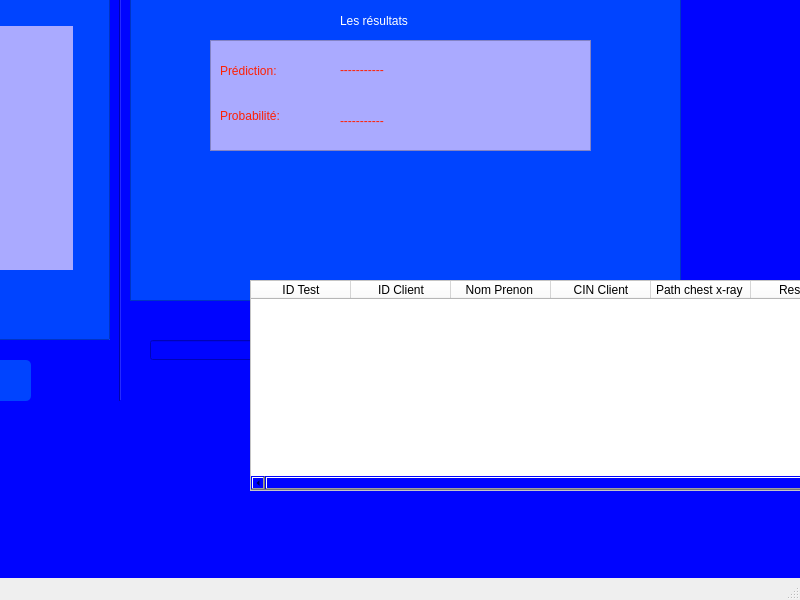
<?xml version="1.0" encoding="UTF-8"?>
<ui version="4.0">
 <class>MainWindow</class>
 <widget class="QMainWindow" name="MainWindow">
  <property name="geometry">
   <rect>
    <x>0</x>
    <y>0</y>
    <width>800</width>
    <height>600</height>
   </rect>
  </property>
  <property name="windowTitle">
   <string>MainWindow</string>
  </property>
  <widget class="QWidget" name="centralwidget">
   <widget class="QFrame" name="frame">
    <property name="geometry">
     <rect>
      <x>-240</x>
      <y>-50</y>
      <width>1081</width>
      <height>661</height>
     </rect>
    </property>
    <property name="styleSheet">
     <string notr="true">background-color: rgb(0, 4, 255);</string>
    </property>
    <property name="frameShape">
     <enum>QFrame::StyledPanel</enum>
    </property>
    <property name="frameShadow">
     <enum>QFrame::Raised</enum>
    </property>
    <widget class="Line" name="line">
     <property name="enabled">
      <bool>true</bool>
     </property>
     <property name="geometry">
      <rect>
       <x>350</x>
       <y>10</y>
       <width>20</width>
       <height>441</height>
      </rect>
     </property>
     <property name="maximumSize">
      <size>
       <width>16777215</width>
       <height>16777212</height>
      </size>
     </property>
     <property name="baseSize">
      <size>
       <width>0</width>
       <height>0</height>
      </size>
     </property>
     <property name="font">
      <font>
       <pointsize>72</pointsize>
       <weight>75</weight>
       <bold>true</bold>
      </font>
     </property>
     <property name="styleSheet">
      <string notr="true">color: rgb(255, 255, 255);</string>
     </property>
     <property name="orientation">
      <enum>Qt::Vertical</enum>
     </property>
    </widget>
    <widget class="QFrame" name="frame_3">
     <property name="geometry">
      <rect>
       <x>39</x>
       <y>39</y>
       <width>311</width>
       <height>351</height>
      </rect>
     </property>
     <property name="styleSheet">
      <string notr="true">background-color: rgb(0, 68, 255);</string>
     </property>
     <property name="frameShape">
      <enum>QFrame::StyledPanel</enum>
     </property>
     <property name="frameShadow">
      <enum>QFrame::Raised</enum>
     </property>
     <widget class="QLabel" name="imag_cdr">
      <property name="geometry">
       <rect>
        <x>30</x>
        <y>37</y>
        <width>244</width>
        <height>244</height>
       </rect>
      </property>
      <property name="minimumSize">
       <size>
        <width>244</width>
        <height>244</height>
       </size>
      </property>
      <property name="styleSheet">
       <string notr="true">background-color: rgb(170, 170, 255);</string>
      </property>
      <property name="text">
       <string/>
      </property>
     </widget>
    </widget>
    <widget class="QFrame" name="frame_4">
     <property name="geometry">
      <rect>
       <x>370</x>
       <y>40</y>
       <width>551</width>
       <height>311</height>
      </rect>
     </property>
     <property name="styleSheet">
      <string notr="true">background-color: rgb(0, 68, 255);</string>
     </property>
     <property name="frameShape">
      <enum>QFrame::StyledPanel</enum>
     </property>
     <property name="frameShadow">
      <enum>QFrame::Raised</enum>
     </property>
     <widget class="QFrame" name="frame_2">
      <property name="geometry">
       <rect>
        <x>80</x>
        <y>50</y>
        <width>381</width>
        <height>111</height>
       </rect>
      </property>
      <property name="styleSheet">
       <string notr="true">background-color: rgb(170, 170, 255);
color: rgb(255, 32, 3);
font: 22pt &quot;MS Shell Dlg 2&quot;;
font: 16pt &quot;MS Shell Dlg 2&quot;;</string>
      </property>
      <property name="frameShape">
       <enum>QFrame::StyledPanel</enum>
      </property>
      <property name="frameShadow">
       <enum>QFrame::Raised</enum>
      </property>
      <widget class="QLabel" name="label_3">
       <property name="geometry">
        <rect>
         <x>10</x>
         <y>60</y>
         <width>111</width>
         <height>31</height>
        </rect>
       </property>
       <property name="styleSheet">
        <string notr="true"/>
       </property>
       <property name="text">
        <string>Probabilité:</string>
       </property>
      </widget>
      <widget class="QLabel" name="label_4">
       <property name="geometry">
        <rect>
         <x>10</x>
         <y>10</y>
         <width>121</width>
         <height>41</height>
        </rect>
       </property>
       <property name="text">
        <string>Prédiction:</string>
       </property>
      </widget>
      <widget class="QLabel" name="pred_label">
       <property name="geometry">
        <rect>
         <x>130</x>
         <y>20</y>
         <width>211</width>
         <height>20</height>
        </rect>
       </property>
       <property name="text">
        <string>-----------</string>
       </property>
      </widget>
      <widget class="QLabel" name="proba_label">
       <property name="geometry">
        <rect>
         <x>130</x>
         <y>70</y>
         <width>191</width>
         <height>21</height>
        </rect>
       </property>
       <property name="text">
        <string>-----------</string>
       </property>
      </widget>
     </widget>
     <widget class="QLabel" name="label_2">
      <property name="geometry">
       <rect>
        <x>210</x>
        <y>20</y>
        <width>111</width>
        <height>21</height>
       </rect>
      </property>
      <property name="styleSheet">
       <string notr="true">font: 75 14pt &quot;MS Shell Dlg 2&quot;;
color: rgb(255, 255, 255);</string>
      </property>
      <property name="text">
       <string>Les résultats</string>
      </property>
     </widget>
    </widget>
    <widget class="QPushButton" name="save_btn">
     <property name="geometry">
      <rect>
       <x>550</x>
       <y>380</y>
       <width>171</width>
       <height>41</height>
      </rect>
     </property>
     <property name="styleSheet">
      <string notr="true">QPushButton{
background-color: rgb(0, 68, 255);
border-radius:5px;
padding-top:5px;
color:rgb(226,234,216);
font: 25 14pt &quot;Yu Gothic Light&quot;;

}
QPushButton:hover{
background-color: rgb(0, 85, 255);
}
QPushButton:pressed{
background-color:rgb(130,170,90);
}</string>
     </property>
     <property name="text">
      <string>Sauvegarde</string>
     </property>
    </widget>
    <widget class="QLineEdit" name="lineEdit">
     <property name="geometry">
      <rect>
       <x>390</x>
       <y>390</y>
       <width>113</width>
       <height>20</height>
      </rect>
     </property>
    </widget>
    <widget class="QPushButton" name="importbtn">
     <property name="geometry">
      <rect>
       <x>100</x>
       <y>410</y>
       <width>171</width>
       <height>41</height>
      </rect>
     </property>
     <property name="styleSheet">
      <string notr="true">QPushButton{
background-color: rgb(0, 68, 255);
border-radius:5px;
padding-top:5px;
color:rgb(226,234,216);
font: 25 14pt &quot;Yu Gothic Light&quot;;

}
QPushButton:hover{
background-color: rgb(0, 85, 255);
}
QPushButton:pressed{
background-color:rgb(130,170,90);
}</string>
     </property>
     <property name="text">
      <string>Charger une image</string>
     </property>
    </widget>
    <widget class="QPushButton" name="preditct_btn">
     <property name="geometry">
      <rect>
       <x>600</x>
       <y>430</y>
       <width>91</width>
       <height>41</height>
      </rect>
     </property>
     <property name="styleSheet">
      <string notr="true">QPushButton{
background-color: rgb(0, 68, 255);
border-radius:5px;
padding-top:5px;
color:rgb(226,234,216);
font: 25 14pt &quot;Yu Gothic Light&quot;;

}
QPushButton:hover{
background-color: rgb(0, 85, 255);
}
QPushButton:pressed{
background-color:rgb(130,170,90);
}</string>
     </property>
     <property name="text">
      <string>Predict</string>
     </property>
    </widget>
    <widget class="QTableWidget" name="tableWidget">
     <property name="geometry">
      <rect>
       <x>490</x>
       <y>330</y>
       <width>701</width>
       <height>211</height>
      </rect>
     </property>
     <property name="styleSheet">
      <string notr="true">background-color: rgb(255, 255, 255);</string>
     </property>
     <column>
      <property name="text">
       <string>ID Test</string>
      </property>
     </column>
     <column>
      <property name="text">
       <string>ID Client</string>
      </property>
     </column>
     <column>
      <property name="text">
       <string>Nom Prenon </string>
      </property>
     </column>
     <column>
      <property name="text">
       <string>CIN Client</string>
      </property>
     </column>
     <column>
      <property name="text">
       <string>Path chest x-ray </string>
      </property>
     </column>
     <column>
      <property name="text">
       <string>Resultat</string>
      </property>
     </column>
     <column>
      <property name="text">
       <string>Date de Test</string>
      </property>
     </column>
    </widget>
   </widget>
  </widget>
  <widget class="QStatusBar" name="statusbar"/>
 </widget>
 <resources/>
 <connections/>
</ui>
